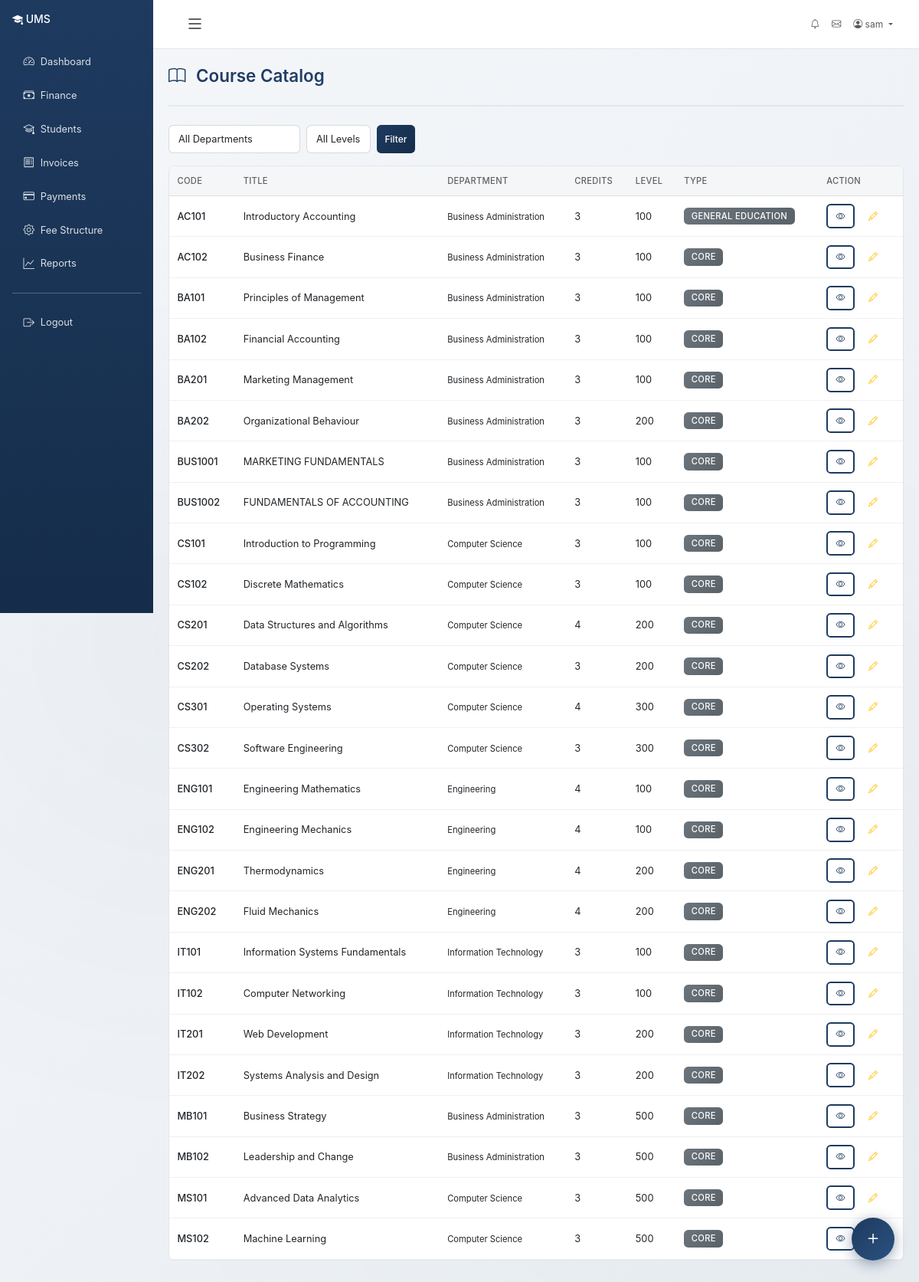
Screenshot of /academics/courses/ (signed in) with the database file from the repository.
### accounts/models.py (models this page shows, shortened)
class User(AbstractUser):
    class Role(models.TextChoices):
        ADMIN = 'admin', 'Administrator'
        REGISTRAR = 'registrar', 'Registrar'
        LECTURER = 'lecturer', 'Lecturer'
        STUDENT = 'student', 'Student'
        FINANCE = 'finance', 'Finance Staff'
        LIBRARIAN = 'librarian', 'Librarian'
        HOSTEL_MANAGER = 'hostel_manager', 'Hostel Manager'
        FACULTY_DEAN = 'faculty_dean', 'Faculty Dean'
        DEPARTMENT_HEAD = 'department_head', 'Department Head'
        PROGRAMME_COORDINATOR = 'programme_coordinator', 'Programme Coordinator'
    role = models.CharField(max_length=25, choices=Role.choices, default=Role.STUDENT)
    phone_number = models.CharField(max_length=20, blank=True)
    date_of_birth = models.DateField(null=True, blank=True)
    gender = models.CharField(
        max_length=10,
        choices=[('M', 'Male'), ('F', 'Female'), ('O', 'Other')],
        blank=True
    )
    address = models.TextField(blank=True)
    profile_picture = models.ImageField(upload_to='profiles/', null=True, blank=True)
    is_active_member = models.BooleanField(default=True)
    created_at = models.DateTimeField(auto_now_add=True)
    updated_at = models.DateTimeField(auto_now=True)
    class Meta:
        ordering = ['-date_joined']
    @property
    def is_admin(self):
        return self.role == self.Role.ADMIN or self.is_superuser
    @property
    def is_registrar(self):
        return self.role == self.Role.REGISTRAR
    @property
    def is_lecturer(self):
        return self.role == self.Role.LECTURER
    @property
    def is_student(self):
        return self.role == self.Role.STUDENT
    @property
    def is_finance_staff(self):
        return self.role == self.Role.FINANCE
    @property
    def is_faculty_dean(self):
        return self.role == self.Role.FACULTY_DEAN
    @property
    def is_department_head(self):
        return self.role == self.Role.DEPARTMENT_HEAD
    @property
    def is_programme_coordinator(self):
        return self.role == self.Role.PROGRAMME_COORDINATOR

### academics/models.py (models this page shows, shortened)
class Course(models.Model):
    class CourseType(models.TextChoices):
        CORE = 'core', 'Core'
        ELECTIVE = 'elective', 'Elective'
        GENERAL = 'general', 'General Education'
    code = models.CharField(max_length=20, unique=True)
    title = models.CharField(max_length=200)
    department = models.ForeignKey(Department, on_delete=models.CASCADE, related_name='courses')
    programme = models.ManyToManyField(Programme, related_name='courses', blank=True)
    credit_units = models.IntegerField(default=3, validators=[MinValueValidator(1), MaxValueValidator(6)])
    course_type = models.CharField(max_length=10, choices=CourseType.choices, default=CourseType.CORE)
    level = models.IntegerField(default=100, help_text="Course level (100, 200, 300, etc.)")
    semester = models.ForeignKey(StudySemester, on_delete=models.SET_NULL, null=True, blank=True, related_name='courses')
    description = models.TextField(blank=True)
    prerequisites = models.ManyToManyField('self', symmetrical=False, blank=True, related_name='is_prerequisite_for')
    max_students = models.IntegerField(default=100)
    is_active = models.BooleanField(default=True)
    created_at = models.DateTimeField(auto_now_add=True)
    class Meta:
        ordering = ['code']

class Department(models.Model):
    name = models.CharField(max_length=200)
    code = models.CharField(max_length=10, unique=True)
    faculty = models.ForeignKey(Faculty, on_delete=models.CASCADE, related_name='departments')
    head_of_department = models.ForeignKey(
        settings.AUTH_USER_MODEL, on_delete=models.SET_NULL,
        null=True, blank=True, related_name='department_head'
    )
    description = models.TextField(blank=True)
    is_active = models.BooleanField(default=True)
    created_at = models.DateTimeField(auto_now_add=True)
    class Meta:
        ordering = ['name']

### academics/views.py (the view)
# urls.py: path('courses/', views.course_list, name='course_list'),
@login_required
def course_list(request):
    courses = Course.objects.select_related('department').all()
    if request.user.is_department_head:
        dept = Department.objects.filter(head_of_department=request.user).first()
        courses = courses.filter(department=dept) if dept else courses.none()
    elif request.user.is_faculty_dean:
        courses = courses.filter(department__faculty__dean=request.user)
    department_filter = request.GET.get('department')
    level_filter = request.GET.get('level')
    if department_filter:
        courses = courses.filter(department_id=department_filter)
    if level_filter:
        courses = courses.filter(level=level_filter)
    departments = Department.objects.all()
    from .forms import CourseForm
    course_form = CourseForm()
    faculties = Faculty.objects.filter(is_active=True).prefetch_related('departments__programmes')
    study_years = StudyYear.objects.all()
    study_semesters = StudySemester.objects.all()
    return render(request, 'academics/course_list.html', {
        'courses': courses,
        'departments': departments,
        'course_form': course_form,
        'faculties': faculties,
        'study_years': study_years,
        'study_semesters': study_semesters,
    })

### accounts/context_processors.py (called while the page is built, shortened)
def admin_dashboard_stats(request):
    context = {}
    return context

def user_context(request):
    context = {}
    if request.user.is_authenticated:
        user = request.user
        context['user_role'] = user.role
        context['user_role_display'] = user.get_role_display()
        context['is_admin_user'] = user.is_admin
        context['is_staff_user'] = user.role in ['admin', 'registrar', 'lecturer', 'finance', 'librarian', 'hostel_manager']
        nav_items = _get_nav_items(user)
        context['nav_items'] = nav_items
    return context

### templates/academics/course_list.html (shortened to what this page needs)
{% extends "base.html" %}
{% block content %}
<div class="page-header">
    <h1 class="page-title"><i class="bi bi-book"></i> Course Catalog</h1>
</div>
<div class="d-flex justify-content-between align-items-center mb-3">
    <form class="d-flex gap-2" method="get">
        <select name="department" class="form-select form-select-sm" style="width:auto;">
            <option value="">All Departments</option>
        </select>
        <select name="level" class="form-select form-select-sm" style="width:auto;">
            <option value="">All Levels</option>
        </select>
        <button type="submit" class="btn btn-sm btn-primary">Filter</button>
    </form>
</div>
<div class="card">
    <div class="table-responsive">
        <table class="table table-hover mb-0">
            <thead>
                <tr><th>Code</th><th>Title</th><th>Department</th><th>Credits</th><th>Level</th><th>Type</th><th>Action</th></tr>
            </thead>
            <tbody>
                {% for course in courses %}
                <tr data-course-id="{{ course.pk }}" data-course-code="{{ course.code }}" data-course-title="{{ course.title }}" data-course-credits="{{ course.credit_units }}" data-course-level="{{ course.level }}" data-course-type="{{ course.course_type }}" data-course-description="{{ course.description|escape }}" data-course-max-students="{{ course.max_students }}" data-course-department="{{ course.department.pk }}" data-course-active="{{ course.is_active|yesno:'true,false' }}">
                    <td class="fw-medium">{{ course.code }}</td>
                    <td>{{ course.title }}</td>
                    <td><small>{{ course.department.name }}</small></td>
                    <td>{{ course.credit_units }}</td>
                    <td>{{ course.level }}</td>
                    <td><span class="badge bg-secondary badge-role">{{ course.get_course_type_display }}</span></td>
                    <td>
                        <a href="{% url 'academics:course_detail' course.pk %}" class="btn btn-sm btn-outline-primary me-1"><i class="bi bi-eye"></i></a>
                        <button class="btn btn-sm btn-outline-warning edit-course-btn" data-course-id="{{ course.pk }}">
                            <i class="bi bi-pencil"></i>
                        </button>
                    </td>
                </tr>
                {% empty %}
                <tr><td colspan="7" class="text-center text-muted py-4">No courses found.</td></tr>
                {% endfor %}
            </tbody>
        </table>
    </div>
</div>
{% endblock %}

### templates/base.html (shortened to what this page needs)
{% load static %}
<!DOCTYPE html>
<html lang="en">
<head>
    <link href="https://cdn.jsdelivr.net/npm/bootstrap@5.3.0/dist/css/bootstrap.min.css" rel="stylesheet">
    <link rel="stylesheet" href="https://cdn.jsdelivr.net/npm/bootstrap-icons@1.11.0/font/bootstrap-icons.css">
</head>
<body {% if user.is_authenticated %}data-user-authenticated="true"{% endif %}>
    {% if user.is_authenticated %}
    <div class="container-fluid">
        <div class="row">
            <div class="col-md-3 col-lg-2 px-0 sidebar d-none d-md-block" id="sidebar">
                <div class="p-3">
                    <h4 class="text-white mb-4">
                        <i class="bi bi-mortarboard-fill"></i> <span class="sidebar-text">UMS</span>
                    </h4>
                    <nav class="nav flex-column">
                        {% for item in nav_items %}
                            {% if item.path %}
                                <a class="nav-link" href="{{ item.path }}" title="{{ item.label }}">
                                    <i class="bi {{ item.icon }}"></i> <span class="sidebar-text">{{ item.label }}</span>
                                </a>
                            {% elif item.url %}
                                <a class="nav-link" href="{% url item.url %}" title="{{ item.label }}">
                                    <i class="bi {{ item.icon }}"></i> <span class="sidebar-text">{{ item.label }}</span>
                                </a>
                            {% endif %}
                        {% endfor %}
                        <hr class="text-white">
                        <a class="nav-link" href="{% url 'accounts:logout' %}" title="Logout">
                            <i class="bi bi-box-arrow-right"></i> <span class="sidebar-text">Logout</span>
                        </a>
                    </nav>
                </div>
            </div>
            <div class="col-md-9 col-lg-10 ms-auto main-content-area" id="mainContent">
                <nav class="navbar navbar-expand-lg navbar-light bg-white border-bottom">
                    <div class="container-fluid">
                        <button class="btn btn-link text-dark sidebar-toggle d-none d-md-block" id="sidebarToggle" type="button" title="Collapse Sidebar (Ctrl+B)">
                            <i class="bi bi-list"></i>
                        </button>
                        <div class="collapse navbar-collapse" id="navbarNav">
                            <ul class="navbar-nav ms-auto">
                                <li class="nav-item">
                                    <a class="nav-link" href="{% url 'communications:notifications' %}" title="Notifications">
                                        <i class="bi bi-bell"></i>
                                    </a>
                                </li>
                                <li class="nav-item">
                                    <a class="nav-link" href="{% url 'communications:inbox' %}" title="Messages">
                                        <i class="bi bi-envelope"></i>
                                    </a>
                                </li>
                                <li class="nav-item dropdown">
                                    <a class="nav-link dropdown-toggle" href="#" id="userDropdown" role="button" data-bs-toggle="dropdown">
                                        <i class="bi bi-person-circle"></i> {{ user.get_full_name|default:user.username }}
                                    </a>
                                </li>
                            </ul>
                        </div>
                    </div>
                </nav>
                <div class="content-wrapper">
                    {% block content %}{% endblock %}
                </div>
            </div>
        </div>
    </div>
    {% else %}
    <div class="container-fluid">
        {% block login_content %}{% endblock %}
    </div>
    {% endif %}
    {% if user.is_authenticated %}
    <div class="qc-fab-wrap" id="qcFabWrap">
        <button class="qc-fab-main" id="qcFabMain" title="Quick Add">
            <i class="bi bi-plus qc-icon"></i>
        </button>
        <div class="qc-actions" id="qcActions">
        </div>
    </div>
    {% endif %}
</body>
</html>

### rows the page displays
User: get_full_name "sam"
Course: code "AC101", title "Introductory Accounting", department.name "Business Administration", credit_units "3", level "100", course_type "GENERAL EDUCATION"
Course: code "AC102", title "Business Finance", department.name "Business Administration", credit_units "3", level "100", course_type "CORE"
Course: code "BA101", title "Principles of Management", department.name "Business Administration", credit_units "3", level "100", course_type "CORE"
Course: code "BA102", title "Financial Accounting", department.name "Business Administration", credit_units "3", level "100", course_type "CORE"
Course: code "BA201", title "Marketing Management", department.name "Business Administration", credit_units "3", level "100", course_type "CORE"
Course: code "BA202", title "Organizational Behaviour", department.name "Business Administration", credit_units "3", level "200", course_type "CORE"
Course: code "BUS1001", title "MARKETING FUNDAMENTALS", department.name "Business Administration", credit_units "3", level "100", course_type "CORE"
Course: code "BUS1002", title "FUNDAMENTALS OF ACCOUNTING", department.name "Business Administration", credit_units "3", level "100", course_type "CORE"
Course: code "CS101", title "Introduction to Programming", department.name "Computer Science", credit_units "3", level "100", course_type "CORE"
Course: code "CS102", title "Discrete Mathematics", department.name "Computer Science", credit_units "3", level "100", course_type "CORE"
Course: code "CS201", title "Data Structures and Algorithms", department.name "Computer Science", credit_units "4", level "200", course_type "CORE"
Course: code "CS202", title "Database Systems", department.name "Computer Science", credit_units "3", level "200", course_type "CORE"
Course: code "CS301", title "Operating Systems", department.name "Computer Science", credit_units "4", level "300", course_type "CORE"
Course: code "CS302", title "Software Engineering", department.name "Computer Science", credit_units "3", level "300", course_type "CORE"
Course: code "ENG101", title "Engineering Mathematics", department.name "Engineering", credit_units "4", level "100", course_type "CORE"
Course: code "ENG102", title "Engineering Mechanics", department.name "Engineering", credit_units "4", level "100", course_type "CORE"
Course: code "ENG201", title "Thermodynamics", department.name "Engineering", credit_units "4", level "200", course_type "CORE"
Course: code "ENG202", title "Fluid Mechanics", department.name "Engineering", credit_units "4", level "200", course_type "CORE"
Course: code "IT101", title "Information Systems Fundamentals", department.name "Information Technology", credit_units "3", level "100", course_type "CORE"
Course: code "IT102", title "Computer Networking", department.name "Information Technology", credit_units "3", level "100", course_type "CORE"
Course: code "IT201", title "Web Development", department.name "Information Technology", credit_units "3", level "200", course_type "CORE"
Course: code "IT202", title "Systems Analysis and Design", department.name "Information Technology", credit_units "3", level "200", course_type "CORE"
Course: code "MB101", title "Business Strategy", department.name "Business Administration", credit_units "3", level "500", course_type "CORE"
Course: code "MB102", title "Leadership and Change", department.name "Business Administration", credit_units "3", level "500", course_type "CORE"
Course: code "MS101", title "Advanced Data Analytics", department.name "Computer Science", credit_units "3", level "500", course_type "CORE"
Course: code "MS102", title "Machine Learning", department.name "Computer Science", credit_units "3", level "500", course_type "CORE"

### other values shown
{{ item.label }} "Dashboard" "Finance" "Students" "Invoices" "Payments" "Fee Structure" "Reports"
